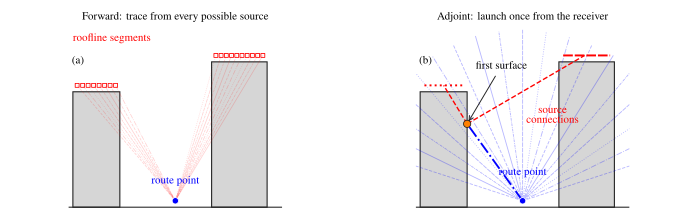

The Python source for this figure:
"""Draw the receiver-side first-diffuse estimator used in the paper."""

from __future__ import annotations

import sys
from pathlib import Path

import matplotlib.pyplot as plt
import numpy as np
from matplotlib.patches import Rectangle

HERE = Path(__file__).resolve().parent
PAPER_ROOT = HERE.parents[1]
sys.path.insert(0, str(PAPER_ROOT / "figures"))

from _style.paper_style import paper_style, save_figure  # noqa: E402

BLUE = "#0000FF"
RED = "#FF0000"
ORANGE = "#FF7F00"
BUILDING = "#D6D6D6"
EDGE = "#222222"


def _buildings(ax: plt.Axes) -> None:
    blocks = ((0.02, 0.00, 0.22, 0.54), (0.67, 0.00, 0.26, 0.68))
    for x, y, width, height in blocks:
        ax.add_patch(Rectangle((x, y), width, height, facecolor=BUILDING, edgecolor=EDGE, linewidth=0.8))
    ax.plot([0.0, 1.0], [0.0, 0.0], color=EDGE, linewidth=0.8, marker="")


def _format(ax: plt.Axes, label: str) -> None:
    ax.set_xlim(0.0, 1.0)
    ax.set_ylim(-0.02, 0.95)
    ax.set_aspect("equal", adjustable="box")
    ax.axis("off")
    ax.text(0.015, 0.75, label, transform=ax.transAxes, ha="left", va="top", fontweight="bold")


def _forward_panel(ax: plt.Axes) -> None:
    _buildings(ax)
    receiver = np.array([0.50, 0.03])
    sources = np.column_stack(
        (
            np.concatenate((np.linspace(0.04, 0.22, 8), np.linspace(0.69, 0.91, 10))),
            np.concatenate((np.full(8, 0.57), np.full(10, 0.71))),
        )
    )
    for source in sources:
        ax.plot(
            [source[0], receiver[0]],
            [source[1], receiver[1]],
            color=RED,
            alpha=0.18,
            linewidth=0.55,
            marker="",
        )
    ax.scatter(sources[:, 0], sources[:, 1], marker="s", s=8, facecolors="none", edgecolors=RED, linewidths=0.6)
    ax.scatter(*receiver, s=22, facecolor=BLUE, edgecolor="white", linewidth=0.6, zorder=5)
    ax.text(0.02, 0.79, "roofline segments", color=RED, ha="left", va="center")
    ax.text(0.50, 0.10, "route point", color=BLUE, ha="center", va="bottom")
    ax.text(0.50, 0.89, "Forward: trace from every possible source", ha="center", va="center")
    _format(ax, "(a)")


def _adjoint_panel(ax: plt.Axes) -> None:
    _buildings(ax)
    receiver = np.array([0.50, 0.03])
    angles = np.deg2rad(np.linspace(18.0, 162.0, 19))
    length = 0.80
    endpoints = receiver + length * np.column_stack((np.cos(angles), np.sin(angles)))
    for endpoint in endpoints:
        ax.plot(
            [receiver[0], endpoint[0]],
            [receiver[1], endpoint[1]],
            color=BLUE,
            alpha=0.28,
            linewidth=0.65,
            marker="",
        )

    surface = np.array([0.24, 0.39])
    source_left = np.array([0.13, 0.57])
    source_right = np.array([0.79, 0.71])
    ax.plot([receiver[0], surface[0]], [receiver[1], surface[1]], color=BLUE, linewidth=1.35, marker="")
    ax.plot(
        [surface[0], source_left[0]],
        [surface[1], source_left[1]],
        color=RED,
        linestyle="--",
        linewidth=1.0,
        marker="",
    )
    ax.plot(
        [surface[0], source_right[0]],
        [surface[1], source_right[1]],
        color=RED,
        linestyle="--",
        linewidth=1.0,
        marker="",
    )
    ax.scatter(*surface, s=28, facecolor=ORANGE, edgecolor=EDGE, linewidth=0.6, zorder=5)
    ax.scatter(*receiver, s=22, facecolor=BLUE, edgecolor="white", linewidth=0.6, zorder=5)
    ax.plot([0.04, 0.22], [0.57, 0.57], color=RED, linewidth=1.4, marker="")
    ax.plot([0.69, 0.91], [0.71, 0.71], color=RED, linewidth=1.4, marker="")
    ax.annotate(
        "first surface",
        xy=surface,
        xytext=(0.28, 0.66),
        arrowprops={"arrowstyle": "->", "color": EDGE, "lw": 0.7},
        ha="left",
        va="center",
    )
    ax.text(0.64, 0.43, "source\nconnections", color=RED, ha="center", va="center")
    ax.text(0.50, 0.14, "route point", color=BLUE, ha="center", va="bottom")
    ax.text(0.50, 0.89, "Adjoint: launch once from the receiver", ha="center", va="center")
    _format(ax, "(b)")


def main() -> None:
    with paper_style("double", height_ratio=0.31, use_tex=True):
        figure, axes = plt.subplots(1, 2)
        _forward_panel(axes[0])
        _adjoint_panel(axes[1])
        save_figure(figure, HERE / "adjoint.pdf")
        save_figure(figure, HERE / "adjoint.png", dpi=300)
        plt.close(figure)


if __name__ == "__main__":
    main()
